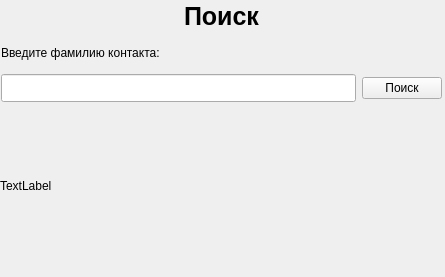
<?xml version="1.0" encoding="UTF-8"?>
<ui version="4.0">
 <class>Search</class>
 <widget class="QWidget" name="Search">
  <property name="geometry">
   <rect>
    <x>0</x>
    <y>0</y>
    <width>445</width>
    <height>277</height>
   </rect>
  </property>
  <property name="windowTitle">
   <string>Form</string>
  </property>
  <widget class="QLabel" name="answer">
   <property name="geometry">
    <rect>
     <x>0</x>
     <y>100</y>
     <width>441</width>
     <height>171</height>
    </rect>
   </property>
   <property name="text">
    <string>TextLabel</string>
   </property>
  </widget>
  <widget class="QWidget" name="">
   <property name="geometry">
    <rect>
     <x>1</x>
     <y>1</y>
     <width>441</width>
     <height>101</height>
    </rect>
   </property>
   <layout class="QVBoxLayout" name="verticalLayout">
    <item>
     <widget class="QLabel" name="label">
      <property name="font">
       <font>
        <pointsize>19</pointsize>
        <bold>true</bold>
       </font>
      </property>
      <property name="text">
       <string>Поиск</string>
      </property>
      <property name="alignment">
       <set>Qt::AlignCenter</set>
      </property>
     </widget>
    </item>
    <item>
     <widget class="QLabel" name="label_2">
      <property name="text">
       <string>Введите фамилию контакта:</string>
      </property>
     </widget>
    </item>
    <item>
     <layout class="QHBoxLayout" name="horizontalLayout">
      <item>
       <widget class="QLineEdit" name="lineEdit">
        <property name="font">
         <font>
          <pointsize>13</pointsize>
          <bold>false</bold>
          <kerning>true</kerning>
         </font>
        </property>
        <property name="text">
         <string/>
        </property>
        <property name="frame">
         <bool>true</bool>
        </property>
        <property name="dragEnabled">
         <bool>false</bool>
        </property>
        <property name="readOnly">
         <bool>false</bool>
        </property>
        <property name="clearButtonEnabled">
         <bool>false</bool>
        </property>
       </widget>
      </item>
      <item>
       <widget class="QPushButton" name="pushButton">
        <property name="text">
         <string>Поиск</string>
        </property>
       </widget>
      </item>
     </layout>
    </item>
   </layout>
  </widget>
 </widget>
 <resources/>
 <connections/>
</ui>
